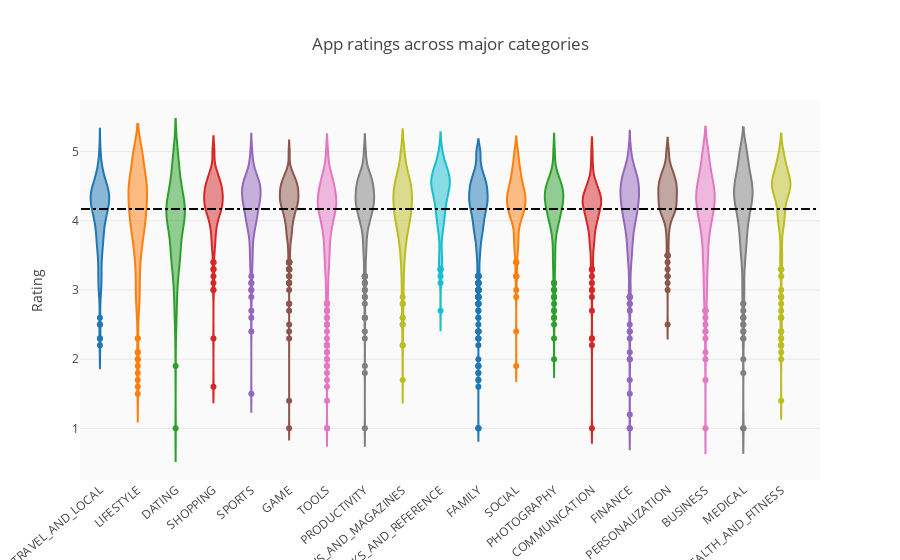

Notebook code cell kept with this figure:
### Markdown cell above
## Best performing categories

### Code cell
groups = df.groupby('Category').filter(lambda x: len(x) >= 170).reset_index()
#print(type(groups.item.['BUSINESS']))
print('Average rating = ', np.nanmean(list(groups.Rating)))
#print(len(groups.loc[df.Category == 'DATING']))
c = ['hsl('+str(h)+',50%'+',50%)' for h in np.linspace(0, 720, len(set(groups.Category)))]


#df_sorted = df.groupby('Category').agg({'Rating':'median'}).reset_index().sort_values(by='Rating', ascending=False)
#print(df_sorted)

layout = {'title' : 'App ratings across major categories',
        'xaxis': {'tickangle':-40},
        'yaxis': {'title': 'Rating'},
          'plot_bgcolor': 'rgb(250,250,250)',
          'shapes': [{
              'type' :'line',
              'x0': -.5,
              'y0': np.nanmean(list(groups.Rating)),
              'x1': 19,
              'y1': np.nanmean(list(groups.Rating)),
              'line': { 'dash': 'dashdot'}
          }]
          }

data = [{
    'y': df.loc[df.Category==category]['Rating'], 
    'type':'violin',
    'name' : category,
    'showlegend':False,
    #'marker': {'color': 'Set2'},
    } for i,category in enumerate(list(set(groups.Category)))]



plotly.offline.iplot({'data': data, 'layout': layout})

### Figure 1 — Plotly figure (JSON) as saved in the notebook; plotly's stock layout.template omitted (floating-point values rounded to 4 significant figures; data arrays with more than 128 entries replaced by an {"elided": "..."} marker saying what was removed)
{"data": [{"name": "TRAVEL_AND_LOCAL", "showlegend": false, "type": "violin", "uid": "d29da9f8-7d83-11ef-aed2-0242ac130202", "y": {"elided": "219 float values"}}, {"name": "LIFESTYLE", "showlegend": false, "type": "violin", "uid": "d29dca96-7d83-11ef-aed2-0242ac130202", "y": {"elided": "369 float values"}}, {"name": "DATING", "showlegend": false, "type": "violin", "uid": "d29dce2e-7d83-11ef-aed2-0242ac130202", "y": {"elided": "171 float values"}}, {"name": "SHOPPING", "showlegend": false, "type": "violin", "uid": "d29dd4e6-7d83-11ef-aed2-0242ac130202", "y": {"elided": "202 float values"}}, {"name": "SPORTS", "showlegend": false, "type": "violin", "uid": "d29dd6d0-7d83-11ef-aed2-0242ac130202", "y": {"elided": "325 float values"}}, {"name": "GAME", "showlegend": false, "type": "violin", "uid": "d29dd8f6-7d83-11ef-aed2-0242ac130202", "y": {"elided": "959 float values"}}, {"name": "TOOLS", "showlegend": false, "type": "violin", "uid": "d29dda90-7d83-11ef-aed2-0242ac130202", "y": {"elided": "827 float values"}}, {"name": "PRODUCTIVITY", "showlegend": false, "type": "violin", "uid": "d29ddc16-7d83-11ef-aed2-0242ac130202", "y": {"elided": "374 float values"}}, {"name": "NEWS_AND_MAGAZINES", "showlegend": false, "type": "violin", "uid": "d29ddd9c-7d83-11ef-aed2-0242ac130202", "y": {"elided": "254 float values"}}, {"name": "BOOKS_AND_REFERENCE", "showlegend": false, "type": "violin", "uid": "d29ddf22-7d83-11ef-aed2-0242ac130202", "y": {"elided": "222 float values"}}, {"name": "FAMILY", "showlegend": false, "type": "violin", "uid": "d29de12a-7d83-11ef-aed2-0242ac130202", "y": {"elided": "1832 float values"}}, {"name": "SOCIAL", "showlegend": false, "type": "violin", "uid": "d29de2ba-7d83-11ef-aed2-0242ac130202", "y": {"elided": "239 float values"}}, {"name": "PHOTOGRAPHY", "showlegend": false, "type": "violin", "uid": "d29de468-7d83-11ef-aed2-0242ac130202", "y": {"elided": "281 float values"}}, {"name": "COMMUNICATION", "showlegend": false, "type": "violin", "uid": "d29de620-7d83-11ef-aed2-0242ac130202", "y": {"elided": "315 float values"}}, {"name": "FINANCE", "showlegend": false, "type": "violin", "uid": "d29de8d2-7d83-11ef-aed2-0242ac130202", "y": {"elided": "345 float values"}}, {"name": "PERSONALIZATION", "showlegend": false, "type": "violin", "uid": "d29dea62-7d83-11ef-aed2-0242ac130202", "y": {"elided": "376 float values"}}, {"name": "BUSINESS", "showlegend": false, "type": "violin", "uid": "d29debde-7d83-11ef-aed2-0242ac130202", "y": {"elided": "420 float values"}}, {"name": "MEDICAL", "showlegend": false, "type": "violin", "uid": "d29ded5a-7d83-11ef-aed2-0242ac130202", "y": {"elided": "395 float values"}}, {"name": "HEALTH_AND_FITNESS", "showlegend": false, "type": "violin", "uid": "d29deecc-7d83-11ef-aed2-0242ac130202", "y": {"elided": "288 float values"}}], "layout": {"plot_bgcolor": "rgb(250,250,250)", "shapes": [{"line": {"dash": "dashdot"}, "type": "line", "x0": -0.5, "x1": 19, "y0": 4.17, "y1": 4.17}], "title": "App ratings across major categories", "xaxis": {"tickangle": -40}, "yaxis": {"title": "Rating"}}}
